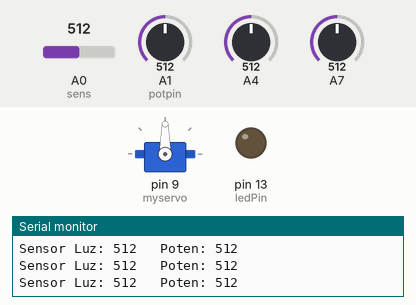
Recording of a sketch running on a simulated Arduino Uno, built with avr-gcc and run on an emulated ATmega328P. On the bench: servo, output pins drawn as LEDs (lit = HIGH), the last lines printed to the serial monitor. The test bench sets the inputs (shaded band); at power-on: A0 (sens) = 512, A1 (potpin) = 512, A4 = 512, A7 = 512.

Above: at 1.2 s.
1.3 s: A0 (sens) set to 108
2.8 s: A0 (sens) set to 94
At 3.9 s:
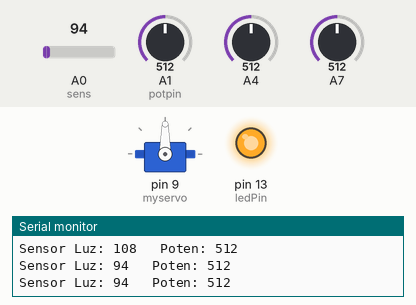
4.6 s: A1 (potpin) set to 900
At 5.0 s:
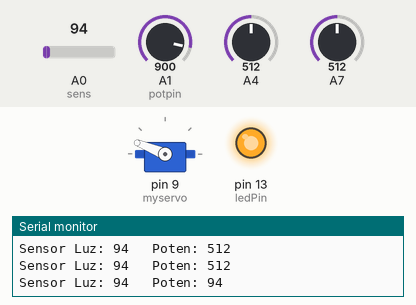
6.1 s: A1 (potpin) set to 90
At 6.7 s:
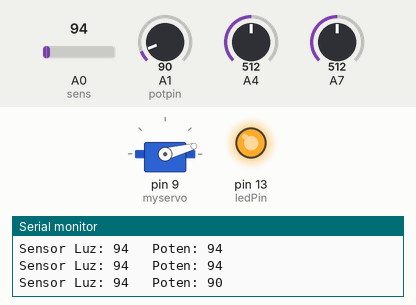
7.6 s: A0 (sens) set to 110
At 8.9 s:
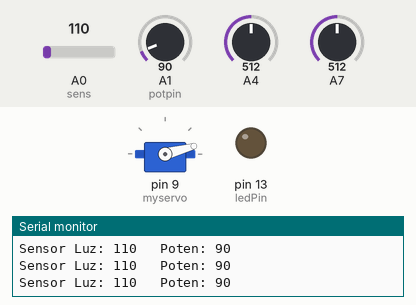
9.2 s: A1 (potpin) set to 122
At 10.2 s:
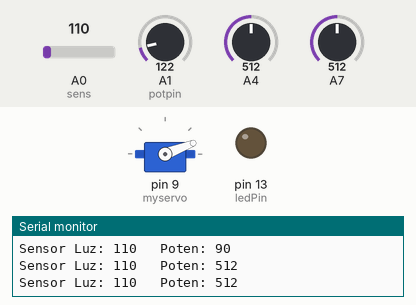
Timing chart, 0 to 11.7 s (numbered marks = the images above; inputs shaded):
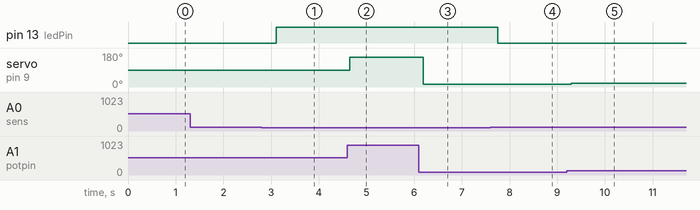

The sketch:

Light_Sensor_activate_Led.ino
```cpp
  int sens = 0;
  int ledPin=13;
  int poten=1;

  #include <Servo.h>
  Servo myservo;
  int potpin = 1;
  int val2;

void setup() {
  myservo.attach(9);
  pinMode(ledPin,OUTPUT);
  Serial.begin(9600);
}
void loop() {
  val2 = analogRead(potpin);
  val2 = map(val2, 0, 1023, 0, 180);
  myservo.write(val2);
  delay(15);

  int  val1 = analogRead(sens);
  if(val1<100){
    digitalWrite(ledPin,HIGH);
  }
  else{
    digitalWrite(ledPin,LOW);
  }

  Serial.print("Sensor Luz: ");
  Serial.print(analogRead(sens));
  Serial.print("   Poten: ");
  Serial.println(analogRead(val2));

  delay(500);


}
```

Measured:
- the behaviour switches between 100 and 99 on A0 (sens) (found by bisection; images 0 and 1)
- after the input at 2.8 s, pin 13 (ledPin): LOW → HIGH after 0.31 s
- after the input at 4.6 s, servo on pin 9 (myservo): 90° → 158° at once
- after the input at 6.1 s, servo on pin 9 (myservo): 158° → 15° after 0.09 s
- after the input at 7.6 s, pin 13 (ledPin): HIGH → LOW after 0.16 s
- after the input at 9.2 s, servo on pin 9 (myservo): 15° → 21° after 0.09 s
